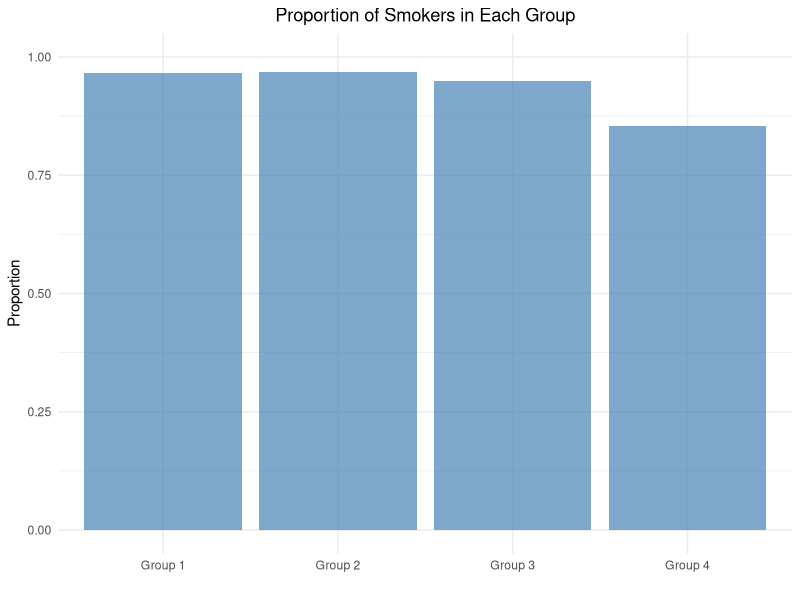
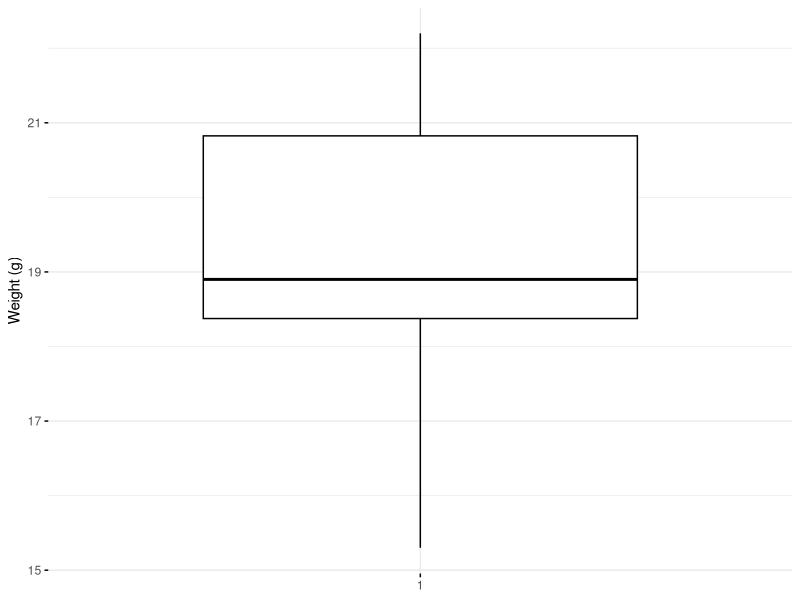
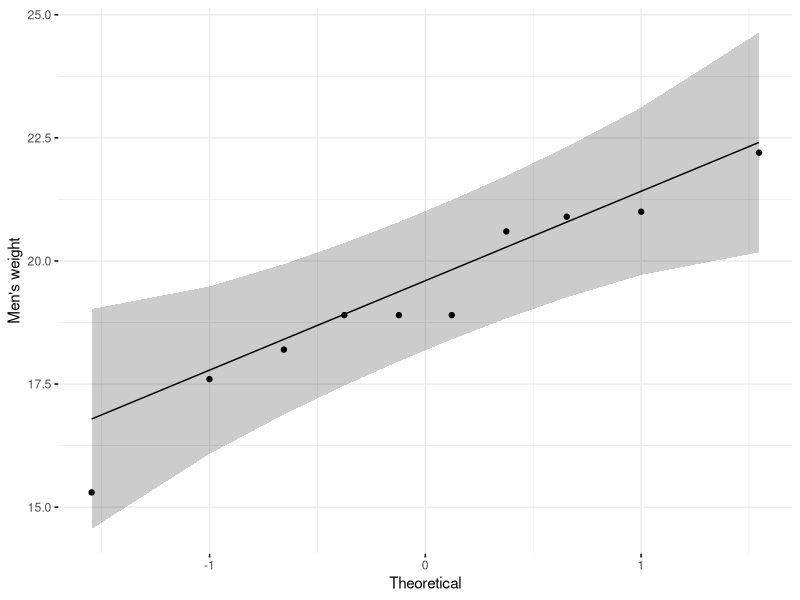
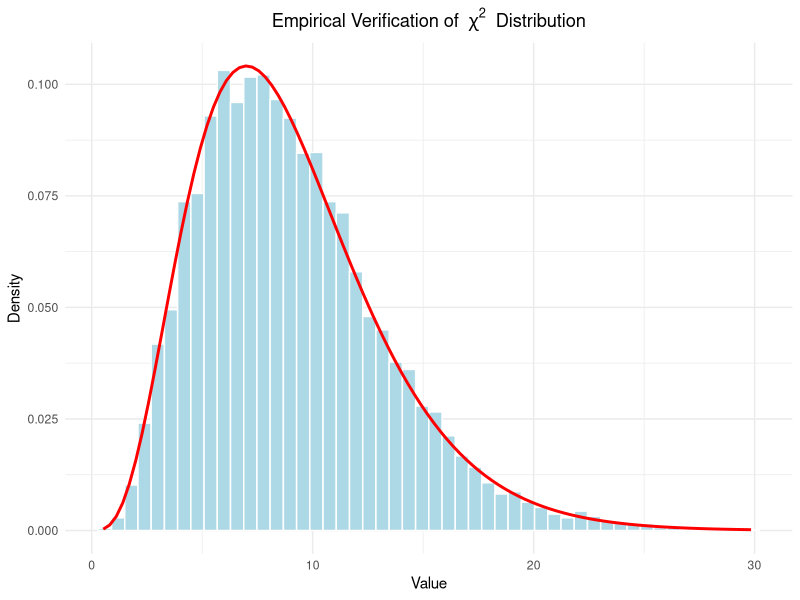
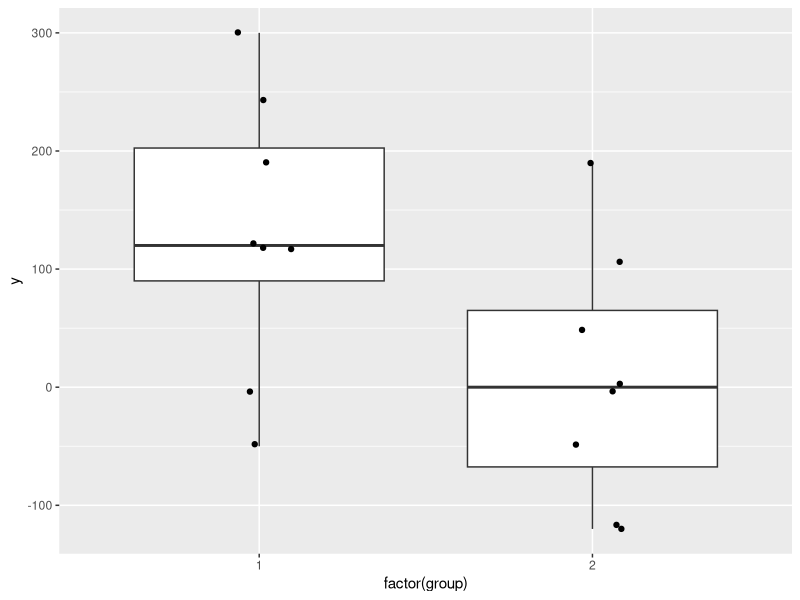
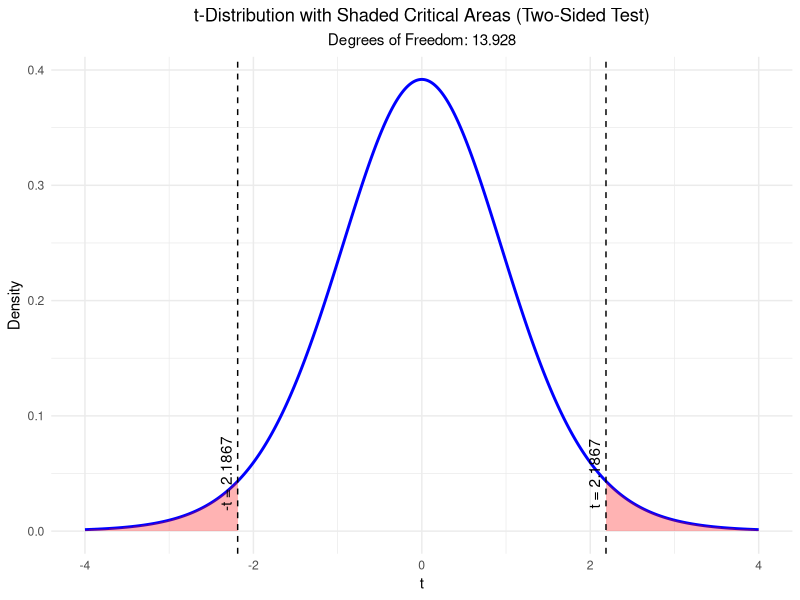
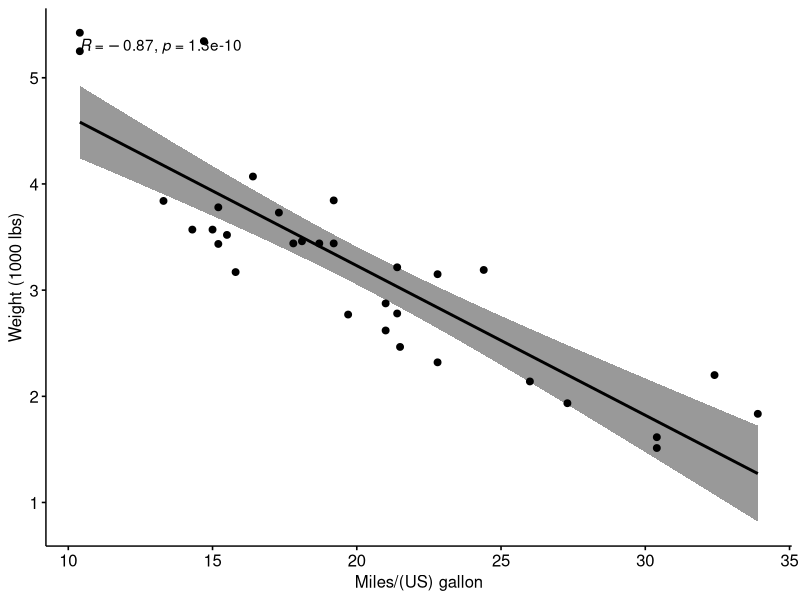
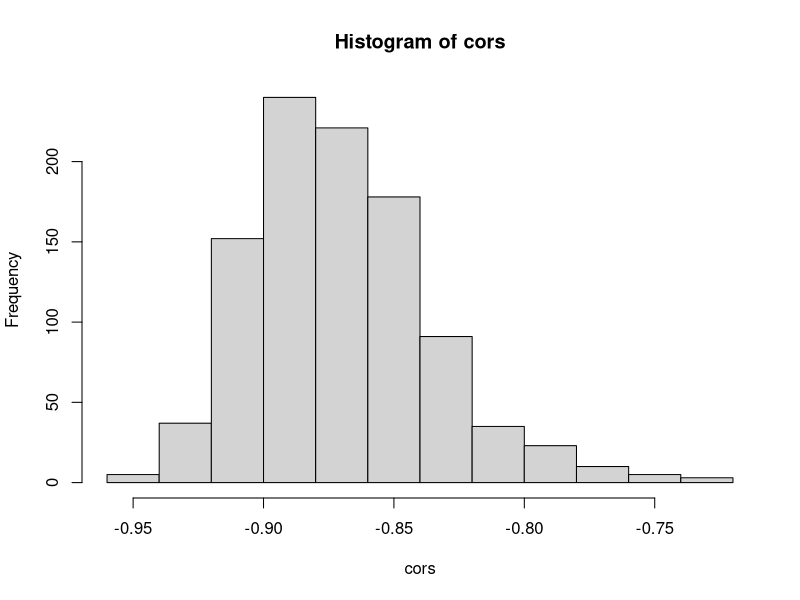

Generate these figures, in order, with R:
## ---- chunk 1
# binomial test
binom.test(137, 1000, p = 0.04, alternative = "greater")
## ---- chunk 2
binom.test(137, 1000, p = 0.04, alternative = "two.sided")
## ---- chunk 3
binom.test(137, 1000, p = 0.04, alternative = "two.sided", conf.level = 0.86)
## ---- chunk 4
set.seed(443)
heads <- rbinom(1, size = 100,
                prob = 0.5) # create a sample with known probability
prop.test(heads, 100,
          conf.level = 0.94, p = 0.5) # continuity correction TRUE by default
prop.test(heads, 100,
          correct = FALSE,
          conf.level = 0.94, p = 0.5) # no continuity correction
## ---- chunk 5
# Observed and expected values
heads <- 47  # Observed count of heads
total <- 100  # Total flips
p_null <- 0.5  # Null hypothesis proportion

# Observed proportion
p_observed <- heads / total

# Z-test statistic
Z <- (p_observed - p_null) / sqrt((p_null * (1 - p_null)) / total)

# Chi-squared test statistic
X_squared <- Z^2

# Print the results
Z
X_squared
## ---- chunk 6
library(tidyverse)
# Data from Fleiss (1981), p. 139.
# H0: The null hypothesis is that the four populations from which
#     the patients were drawn have the same true proportion of smokers.
# H1: The alternative is that this proportion is different in at
#     least one of the populations.

smokers  <- c(83, 90, 129, 70)
patients <- c(86, 93, 136, 82)
categories <- c("Group 1", "Group 2", "Group 3", "Group 4")

data.frame(
  Category = categories,
  Proportion = smokers / patients
) %>%
  ggplot(aes(x = Category, y = Proportion)) +
  geom_bar(stat = "identity", fill = "steelblue", alpha = 0.7) +
  labs(
    title = "Proportion of Smokers in Each Group",
    x = "",
    y = "Proportion"
  ) +
  ylim(0, 1) +
  theme_minimal() +
  theme(plot.title = element_text(hjust = 0.5))

prop.test(smokers, patients)
## ---- chunk 7
pchisq(12.6, df = 3, lower.tail = FALSE)
## ---- chunk 8
set.seed(1234)
my_data <- data.frame(
  name = paste0(rep("M_", 10), 1:10),
  weight = round(rnorm(10, 20, 2), 1)
)
head(my_data, 10)
summary(my_data$weight)

library(ggpubr)
ggboxplot(my_data$weight,
          ylab = "Weight (g)", xlab = FALSE,
          ggtheme = theme_minimal())

ggqqplot(my_data$weight, ylab = "Men's weight",
         ggtheme = theme_minimal())

t.test(my_data$weight, mu = 25,
       alternative = "two.sided", conf.level = 0.94)

t.test(my_data$weight, mu = 25,
       alternative = "less", conf.level = 0.94)

t.test(my_data$weight, mu = 25,
       alternative = "greater", conf.level = 0.94)
## ---- chunk 9
pt(-9.078319, df = 9) * 2 # two-sided
## ---- chunk 10
# Load necessary libraries
library(ggplot2)

# Parameters
n <- 10            # Sample size
mu_0 <- 25         # Mean under null hypothesis
sigma <- 1         # Standard deviation
num_simulations <- 10000  # Number of simulations

# Simulations
set.seed(42)  # For reproducibility
chi_squared_values <- numeric(num_simulations)

for (i in 1:num_simulations) {
  # Generate random sample
  sample <- rnorm(n, mean = mu_0, sd = sigma)
  # Calculate sample variance
  sample_variance <- var(sample)
  # Calculate chi-squared value
  chi_squared_values[i] <- (n - 1) * sample_variance / sigma^2
}

data.frame(chi_squared = chi_squared_values) %>%
  ggplot(aes(x = chi_squared)) +
  geom_histogram(aes(y = after_stat(density)), bins = 50,
                 fill = "lightblue", color = "white") +
  stat_function(fun = dchisq, args = list(df = n - 1),
                color = "red", linewidth = 1) +
  labs(
    title = expression("Empirical Verification of " ~ chi^2 ~ " Distribution"),
    x = "Value",
    y = "Density"
  ) +
  theme_minimal() +
  theme(
    plot.title = element_text(hjust = 0.5)
  )
## ---- chunk 11
(y1 <- c(-.5, 0, 1.2, 1.2, 1.2, 1.9, 2.4, 3) * 100)
(y2 <- c(-1.2, -1.2, -.5, 0, 0, .5, 1.1, 1.9) * 100)

length(y1)
length(y2)

data <- data.frame(y1, y2)
psych::describe(data)

# Boxplot:
data.frame(y = c(y1, y2), group = c(rep(1, 8), rep(2, 8))) %>%
  ggplot(aes(x = factor(group), y = y)) +  # Use factor for discrete x-axis
  geom_boxplot() +                        # Add boxplot layer
  geom_jitter(width = 0.1)                # Add jitter for individual
# -> Visually, there seems to be a difference between the two groups.

t.test(y1, y2, conf.level = 0.93)
## ---- chunk 12
# Load ggplot2
library(ggplot2)

# Define degrees of freedom
df <- 13.928

# Define the range for x and the critical t-values
x <- seq(-4, 4, length.out = 500)
critical_t <- 2.1867

# Create a data frame with x and corresponding density values
t_dist <- data.frame(
  x = x,
  density = dt(x, df)
)

# Plot the t-distribution with shaded tail areas
ggplot(t_dist, aes(x = x, y = density)) +
  # Add the main t-distribution curve
  geom_line(linewidth = 1, color = "blue") +
  # Add shaded areas below the curve outside the critical t-values
  geom_ribbon(
    data = subset(t_dist, x < -critical_t),
    aes(ymin = 0, ymax = density),
    fill = "red",
    alpha = 0.3
  ) +
  geom_ribbon(
    data = subset(t_dist, x > critical_t),
    aes(ymin = 0, ymax = density),
    fill = "red",
    alpha = 0.3
  ) +
  # Add vertical lines for the critical t-values
  geom_vline(xintercept = c(-critical_t, critical_t),
             linetype = "dashed", color = "black") +
  # Annotate the critical t-values
  annotate("text", x = -critical_t, y = 0.05,
           label = paste0("-t = ", critical_t), angle = 90, vjust = -0.5) +
  annotate("text", x = critical_t, y = 0.05,
           label = paste0("t = ", critical_t), angle = 90, vjust = -0.5) +
  # Add labels and style
  labs(
    title = "t-Distribution with Shaded Critical Areas (Two-Sided Test)",
    subtitle = paste("Degrees of Freedom:", df),
    x = "t",
    y = "Density"
  ) +
  theme_minimal() +
  theme(
    plot.title = element_text(hjust = 0.5),  # Center the title
    plot.subtitle = element_text(hjust = 0.5)  # Center the subtitle
  )

# p-value manually:
pt(-2.1867, df) * 2
## ---- chunk 13
library(ggpubr)
mtcars %>%
  ggscatter(x = "mpg", y = "wt",
            add = "reg.line", conf.int = TRUE,
            cor.coef = TRUE, cor.method = "pearson",
            xlab = "Miles/(US) gallon", ylab = "Weight (1000 lbs)")

cor.test(mtcars$mpg, mtcars$wt, conf.level = 0.96)
## ---- chunk 14
(r <- cor(mtcars$mpg, mtcars$wt))
(n <- nrow(mtcars))
(t <- r * sqrt(n - 2) / sqrt(1 - r^2))
(p <- 2 * pt(-abs(t), df = n - 2))
## ---- chunk 15
# Bootstrap confidence interval for the correlation coefficient
set.seed(123)
cors <- replicate(1000, {
  idx <- sample(1:n, n, replace = TRUE)
  cor(mtcars$mpg[idx], mtcars$wt[idx])
})
hist(cors)
quantile(cors, c(0.02, 0.5, 0.98)) # 96% confidence interval
## ---- chunk 16
library(BayesFactor)
library(tidyverse)

set.seed(444)

# Define a function for the shifted, scaled Beta prior
shifted_beta_prior <- function(rho, rscale) {
  # Transform Beta to [-1, 1]
  if (rho >= -1 && rho <= 1) {
    # (rho + 1) / 2 transforms [-1, 1] to [0, 1]
    beta_density <- dbeta((rho + 1) / 2, 1 / rscale, 1 / rscale) / 2
    return(beta_density)
  } else {
    return(0)
  }
}

# Define rho values and rscale
rho_values <- seq(-1, 1, by = 0.01)
rscale <- 1 / 3  # Medium scale

# Compute prior values
prior_values <- sapply(rho_values, shifted_beta_prior, rscale = rscale)

# Plot the prior
data.frame(rho = rho_values, density = prior_values) %>%
ggplot(aes(x = rho, y = density)) +
  geom_line(color = "blue", linewidth = 1.2) +
  labs(
    title = "Shifted Scaled Beta Prior Distribution for Correlation",
    x = "Correlation (rho)",
    y = "Density"
  ) +
  theme_minimal() +
  theme(
    plot.title = element_text(hjust = 0.5, size = 16),
    text = element_text(size = 14)
  )

# Compute the posterior samples using correlationBF()
posterior_samples <- correlationBF(
  # Bayes factors or posterior samples for correlations.
  y = mtcars$mpg,
  x = mtcars$wt,
  # Use "medium" scale (1/3); prior scale. Preset values can be given as strings
  rscale = "medium",
  posterior = TRUE,     # Get posterior samples
  iterations = 10000    # Number of MCMC iterations
)
# Independent-candidate M-H = Independent-candiate Metropolis-Hastings algorithm

posterior_samples %>%
ggplot(aes(x = rho)) +
  geom_histogram(aes(y = after_stat(density)),
                 bins = 30, fill = "lightblue", color = "black") +
  geom_density(color = "blue", linewidth = 1.2) +
  labs(
    title = "Posterior Distribution of Correlation (rho)",
    x = "Correlation (rho)",
    y = "Density"
  ) +
  theme_minimal() +
  theme(
    plot.title = element_text(hjust = 0.5, size = 16),
    text = element_text(size = 14)
  )

# Compute 96% credible interval
credible_interval <- quantile(posterior_samples[, "rho"], probs = c(0.02, 0.98))
cat("96% Credible Interval for rho:",
    credible_interval[1], "to", credible_interval[2], "\n")
median(posterior_samples[, "rho"])
## ---- chunk 17
library(knitr)

# Define the data
data <- data.frame(
  "Decision about null hypothesis (H0)" = c("Not reject", "Reject"),
  "Null hypothesis (H0) is true" = c(
    "Correct inference (true negative)\n(probability = 1 - α)",
    "Type I error (false positive)\n(probability = α)"
  ),
  "Null hypothesis (H0) is false" = c(
    "Type II error (false negative)\n(probability = β)",
    "Correct inference (true positive)\n(probability = 1 - β)"
  )
)

# Render the table
kable(data, format = "html", align = "c", row.names = FALSE,
      col.names = c("Decision about null hypothesis (H0)",
                    "Null hypothesis (H0) is true",
                    "Null hypothesis (H0) is false"))
